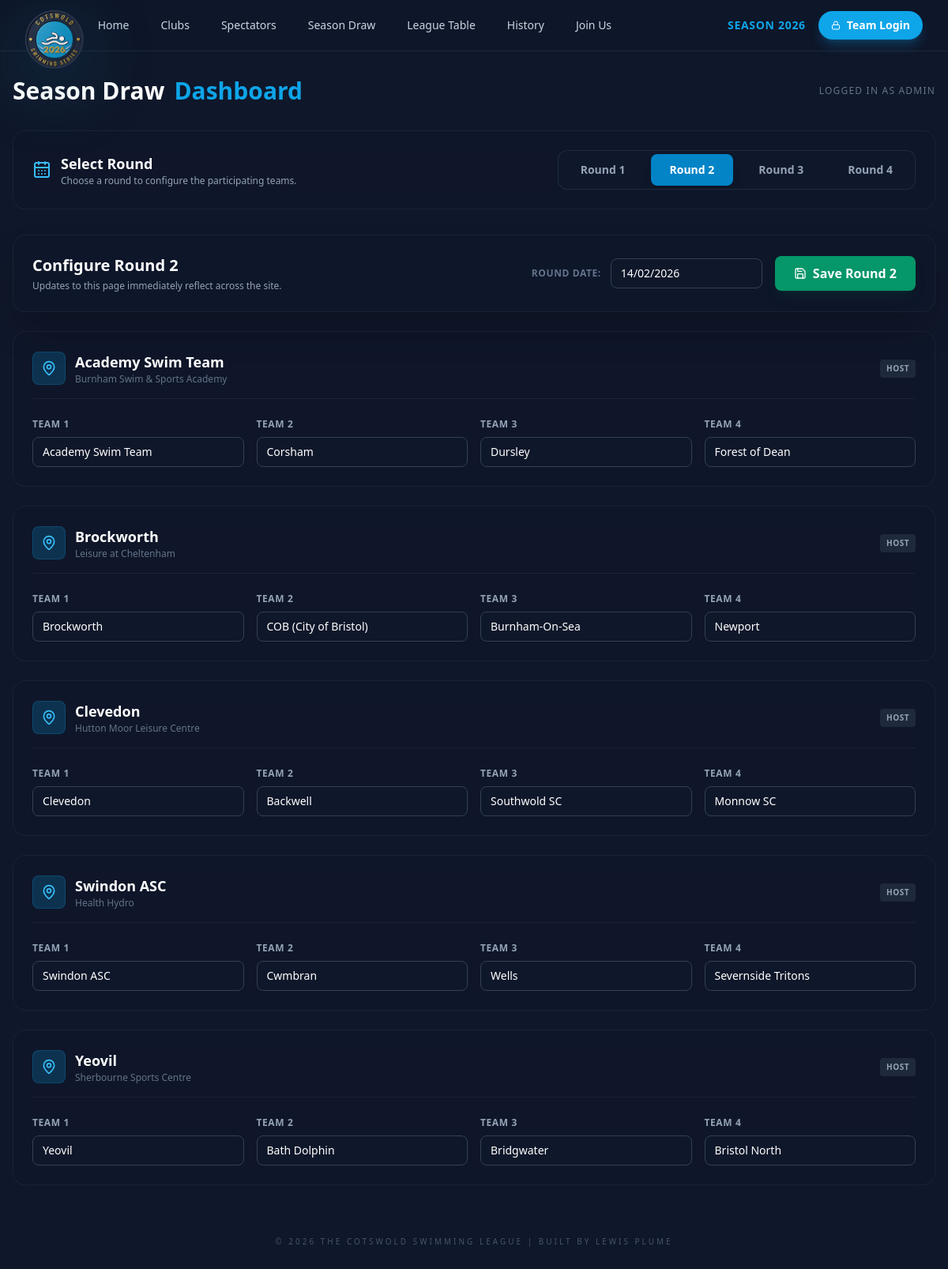
Screenshot of /_legacy/edit_draw.php?round=2 (signed in) with the database file from the repository.
### tables this page shows
CREATE TABLE `venue_details` (
  `id` int(11) NOT NULL AUTO_INCREMENT,
  `club_id` int(11) DEFAULT NULL,
  `round_number` int(11) NOT NULL,
  `venue_name` varchar(255) DEFAULT NULL,
  `address` text DEFAULT NULL,
  `warmup_time` varchar(100) DEFAULT 'Refer to Host',
  `start_time` varchar(100) DEFAULT NULL,
  `payment_info` varchar(255) DEFAULT 'Cash Only',
  `parking_info` text DEFAULT NULL,
  `updated_at` timestamp NOT NULL DEFAULT current_timestamp() ON UPDATE current_timestamp(),
  `team_1_id` int(11) DEFAULT NULL,
  `team_2_id` int(11) DEFAULT NULL,
  `team_3_id` int(11) DEFAULT NULL,
  `team_4_id` int(11) DEFAULT NULL,
  `round_date` varchar(50) DEFAULT NULL,
  `results_file` varchar(255) DEFAULT NULL,
  `teamsheet_link` varchar(500) DEFAULT NULL,
  PRIMARY KEY (`id`),
  KEY `fk_venue_club` (`club_id`),
  CONSTRAINT `fk_venue_club` FOREIGN KEY (`club_id`) REFERENCES `clubs` (`id`)
);

CREATE TABLE `clubs` (
  `id` int(11) NOT NULL AUTO_INCREMENT,
  `name` varchar(100) NOT NULL,
  `logo` varchar(50) DEFAULT NULL,
  `pool_name` varchar(100) DEFAULT NULL,
  `postcode` varchar(10) DEFAULT NULL,
  `website` varchar(255) DEFAULT NULL,
  PRIMARY KEY (`id`)
);

### _legacy/edit_draw.php (the view, shortened to what this page needs)
<?php
include 'db.php';
$all_clubs = [];
$c_sql = "SELECT id, name FROM clubs ORDER BY name ASC";
$c_res = $conn->query($c_sql);
if ($c_res) {
    while($row = $c_res->fetch_assoc()) {
        $all_clubs[] = $row;
    }
}
$selected_round = $_GET['round'] ?? 1;
$selected_round = intval($selected_round);
$round_venues = [];
$round_date_display = "";
$v_sql = "SELECT vd.*, c.name AS host_club_name
          FROM venue_details vd
          JOIN clubs c ON vd.club_id = c.id
          WHERE vd.round_number = ?
          ORDER BY c.name ASC";
$stmt = $conn->prepare($v_sql);
$stmt->bind_param("i", $selected_round);
$stmt->execute();
$v_res = $stmt->get_result();
if ($v_res) {
    while ($row = $v_res->fetch_assoc()) {
        $round_venues[] = $row;
        if (!empty($row['round_date'])) {
            $round_date_display = $row['round_date'];
        }
    }
}
?>
<!DOCTYPE html>
<html lang="en">
<head>
    <script src="https://cdn.tailwindcss.com"></script>
</head>
<body class="text-white font-sans min-h-screen flex flex-col">
    <?php include 'nav.php'; ?>
    <div class="max-w-7xl mx-auto w-full px-4 py-8 flex-grow">
        <div class="flex items-center justify-between mb-8">
            <h1 class="text-3xl font-bold flex items-center gap-3">
                Season Draw <span class="text-sky-500">Dashboard</span>
            </h1>
            <div class="text-end">
                 <p class="text-xs text-slate-500 uppercase tracking-widest">Logged in as Admin</p>
            </div>
        </div>
        <div class="glass-panel p-6 rounded-2xl border border-white/5 mb-8 flex flex-col md:flex-row justify-between items-center gap-4">
            <div class="flex items-center gap-3">
                <i data-lucide="calendar-days" class="w-6 h-6 text-sky-400"></i>
                <div>
                    <h2 class="text-lg font-bold text-white">Select Round</h2>
                    <p class="text-xs text-slate-400">Choose a round to configure the participating teams.</p>
                </div>
            </div>
            <div class="flex gap-2 bg-slate-900 overflow-hidden border border-slate-700/50 p-1 rounded-xl">
                <?php for($i = 1; $i <= 4; $i++): ?>
                    <a href="?round=<?php echo $i; ?>" class="px-6 py-2.5 rounded-lg text-sm font-bold transition-all <?php echo $selected_round === $i ? 'bg-sky-600 text-white shadow-lg' : 'text-slate-400 hover:text-white hover:bg-slate-800'; ?>">
                        Round <?php echo $i; ?>
                    </a>
                <?php endfor; ?>
            </div>
        </div>
        <form method="POST" class="space-y-6 relative">
            <div class="glass-panel p-6 rounded-2xl border border-white/5 bg-slate-900/50 flex flex-col md:flex-row justify-between items-center gap-4 sticky top-4 z-20 shadow-2xl backdrop-blur-xl">
                <div>
                    <h2 class="text-xl font-bold flex items-center gap-2">
                        Configure Round <?php echo $selected_round; ?>
                    </h2>
                    <p class="text-xs text-slate-400 text-left mt-1">Updates to this page immediately reflect across the site.</p>
                </div>
                <div class="flex flex-col md:flex-row items-center gap-4">
                    <div class="flex items-center gap-3 w-full">
                        <label class="text-xs font-bold text-slate-500 uppercase tracking-wider flex-shrink-0">Round Date:</label>
                        <input type="text" name="round_date" value="<?php echo htmlspecialchars($round_date_display); ?>" class="w-48 bg-slate-900 border border-slate-700 rounded-lg px-3 py-2 text-sm focus:border-sky-500 focus:outline-none transition-colors" placeholder="e.g. 31/01/2026">
                    </div>
                    <button type="submit" name="update_draw" class="w-full md:w-auto bg-emerald-600 hover:bg-emerald-500 text-white font-bold py-2.5 px-6 rounded-lg transition-colors flex items-center justify-center gap-2 shadow-lg shadow-emerald-900/20 whitespace-nowrap">
                        <i data-lucide="save" class="w-4 h-4"></i> Save Round <?php echo $selected_round; ?>
                    </button>
                </div>
            </div>
            <?php if (empty($round_venues)): ?>
                 <div class="text-center py-12 glass-panel rounded-2xl border border-white/5">
                    <div class="bg-slate-800/50 rounded-full p-4 inline-block mb-4">
                        <i data-lucide="alert-circle" class="w-8 h-8 text-slate-500"></i>
                    </div>
                    <h3 class="text-lg font-bold text-white">No Venues Found</h3>
                    <p class="text-slate-400 text-sm max-w-md mx-auto">There are no host venues configured for Round <?php echo $selected_round; ?> yet. Please set up the hosts in the Host Venue Management page first.</p>
                 </div>
            <?php else: ?>
                <div class="grid grid-cols-1 gap-6">
                    <?php foreach ($round_venues as $venue): ?>
                        <div class="glass-panel p-6 rounded-2xl border border-white/5 relative overflow-hidden group">
                            <div class="flex items-center justify-between mb-6 pb-4 border-b border-white/5">
                                <div class="flex items-center gap-3">
                                    <div class="bg-sky-500/20 p-2.5 rounded-lg border border-sky-500/20">
                                        <i data-lucide="map-pin" class="w-5 h-5 text-sky-400"></i>
                                    </div>
                                    <div>
                                        <h3 class="text-lg font-bold text-white"><?php echo htmlspecialchars($venue['host_club_name']); ?></h3>
                                        <p class="text-xs text-slate-500"><?php echo htmlspecialchars($venue['venue_name'] ?: 'Venue TBA'); ?></p>
                                    </div>
                                </div>
                                <span class="bg-slate-800 text-slate-400 text-[10px] font-bold px-2 py-1 rounded uppercase tracking-wider">Host</span>
                            </div>
                            <div class="grid grid-cols-1 sm:grid-cols-2 lg:grid-cols-4 gap-4 relative z-10">
                                <?php for($t = 1; $t <= 4; $t++):
                                    $col_name = "team_{$t}_id";
                                    $team_val = $venue[$col_name];
                                ?>
                                    <div>
                                        <label class="block text-xs font-bold text-slate-400 uppercase tracking-wider mb-2">Team <?php echo $t; ?></label>
                                        <select name="venue[<?php echo $venue['id']; ?>][team_<?php echo $t; ?>]" class="w-full bg-slate-900 border border-slate-700 text-white rounded-lg px-3 py-2 text-sm focus:border-sky-500 focus:outline-none transition-colors appearance-none cursor-pointer">
                                            <?php foreach ($all_clubs as $club): ?>
                                                <option value="<?php echo $club['id']; ?>" <?php echo ($team_val == $club['id']) ? 'selected' : ''; ?>>
                                                    <?php echo htmlspecialchars($club['name']); ?>
                                                </option>
                                            <?php endforeach; ?>
                                        </select>
                                    </div>
                                <?php endfor; ?>
                            </div>
                        </div>
                    <?php endforeach; ?>
                </div>
            <?php endif; ?>
        </form>
    </div>
    <footer class="mt-auto text-center text-slate-600 text-[10px] uppercase tracking-[0.3em] py-8">
        &copy; 2026 The Cotswold Swimming League | Built by Lewis Plume
    </footer>
</body>
</html>

### _legacy/edit_draw.php (style rules this page uses)
body { background-color: #0f172a; }
.glass-panel { background: rgba(15, 23, 42, 0.8); backdrop-filter: blur(12px); border: 1px solid rgba(255, 255, 255, 0.05); }

### rows the page displays
venue_details: round_date "14/02/2026", club.name "Yeovil", venue_name "Sherbourne Sports Centre", team_1+id "Yeovil", team_2+id "Bath Dolphin", team_3+id "Bridgwater", team_4+id "Bristol North"
venue_details: club.name "Academy Swim Team", venue_name "Burnham Swim & Sports Academy", team_1+id "Academy Swim Team", team_2+id "Corsham", team_3+id "Dursley", team_4+id "Forest of Dean"
venue_details: club.name "Brockworth", venue_name "Leisure at Cheltenham", team_1+id "Brockworth", team_2+id "COB (City of Bristol)", team_3+id "Burnham-On-Sea", team_4+id "Newport"
venue_details: club.name "Clevedon", venue_name "Hutton Moor Leisure Centre", team_1+id "Clevedon", team_2+id "Backwell", team_3+id "Southwold SC", team_4+id "Monnow SC"
venue_details: club.name "Swindon ASC", venue_name "Health Hydro", team_1+id "Swindon ASC", team_2+id "Cwmbran", team_3+id "Wells", team_4+id "Severnside Tritons"

### other values shown
$navSeasonYear "2026"
$selected_round "2"
